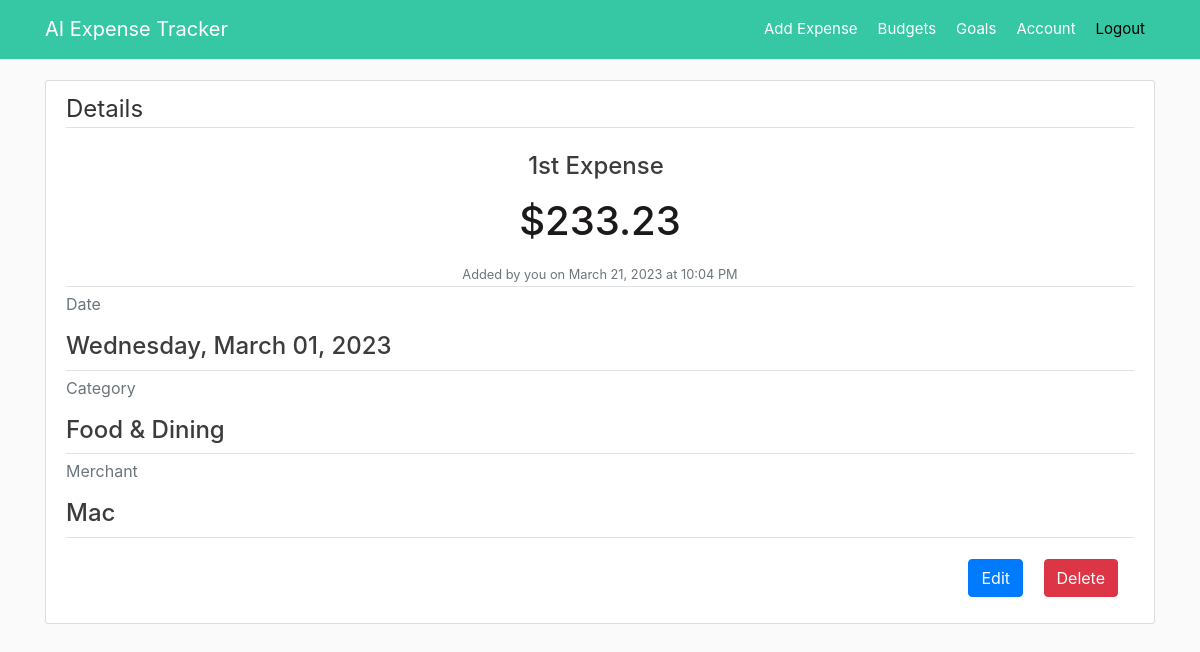
The app's page /expense/1 (signed in), older data.
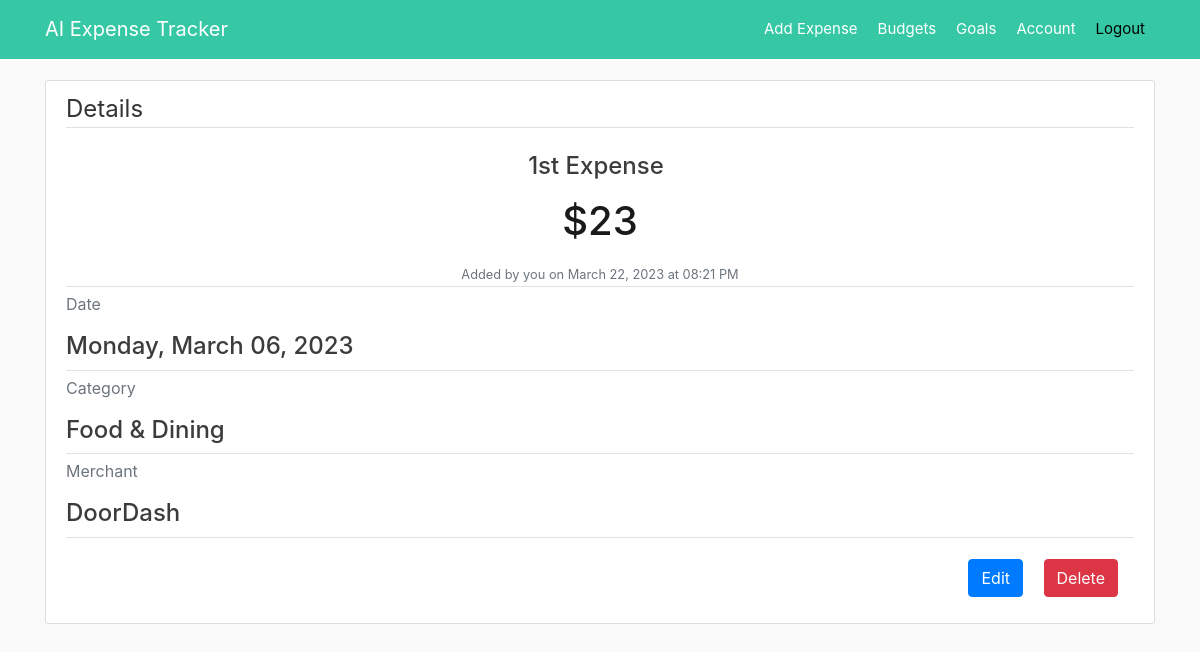
The same page, newer data.
### app/models.py (models this page shows, shortened)
class Expense(db.Model):
    id = db.Column(db.Integer, primary_key=True)
    title = db.Column(db.String(100), nullable=False)
    amount = db.Column(db.Numeric(precision=8, asdecimal=False,
                       decimal_return_scale=2), nullable=False)
    date_spend = db.Column(db.DateTime, nullable=False)
    category = db.Column(db.String(20), nullable=False)
    merchant = db.Column(db.String(30), nullable=False)
    user_id = db.Column(db.Integer, db.ForeignKey('user.id'), nullable=False)
    date_posted = db.Column(db.DateTime, nullable=False)

### app/expenses/routes.py (the view)
@expenses.route("/expense/<int:expense_id>")
@login_required
def expense(expense_id):
    expense = Expense.query.get_or_404(expense_id)
    return render_template('expense.html', title=expense.title, expense=expense)

### app/models.py (called while the page is built)
@login_manager.user_loader
def load_user(user_id):
    return User.query.get(int(user_id))

### app/templates/expense.html (shortened to what this page needs)
{% extends "layout.html" %}
{% block content %}
<article class="media content-section">
  <div class="media-body">
      <legend class="border-bottom mb-4">Details</legend>
      <div class="article-metadata text-center">
          <h4 class="article-content mr-2">{{ expense.title }}</h4>
          <h1 class="article-content m-3">${{ expense.amount }}</h1>
          <small class="text-muted">Added by you on {{ expense.date_posted.strftime("%B %d, %Y at %I:%M %p") }}</small>
      </div>
      <div class="article-metadata">
          <p class="text-muted">Date</p>
          <h4 class="article-content">{{ expense.date_spend.strftime("%A, %B %d, %Y") }}</h4>
      </div>
      <div class="article-metadata">
          <p class="text-muted">Category</p>
          <h4 class="article-content">{{ expense.category }}</h4>
      </div>
      <div class="article-metadata">
          <p class="text-muted">Merchant</p>
          <h4 class="article-content">{{ expense.merchant }}</h4>
      </div>
      <div class="float-right">
          <a class="btn btn-primary mt-3 mb-3" href="{{ url_for('expenses.expense_update', expense_id=expense.id) }}">Edit</a>
          <button type="button" class="btn btn-danger btn-medium m-3" data-toggle="modal" data-target="#deleteModal">Delete</button>
      </div>
      </div>
</article>
{% endblock content %}

Row changes from the older to the newer data that the page shows:
changed Expense "1st Expense": amount "233.23" → "23"; date_posted "March 21, 2023 at 10:04 PM" → "March 22, 2023 at 08:21 PM"; date_spend "Wednesday, March 01, 2023" → "Monday, March 06, 2023"; merchant "Mac" → "DoorDash"
